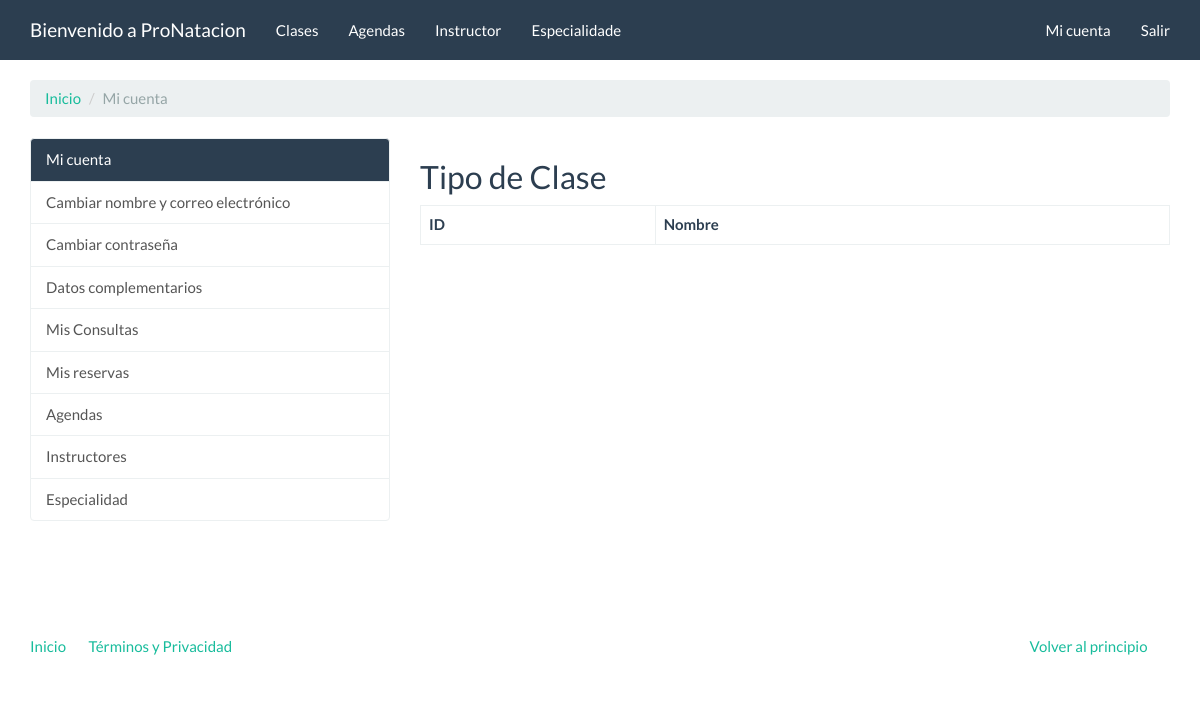
The app's page /instructores/admin/lista/tipo-de-clase/ (signed in), older data.
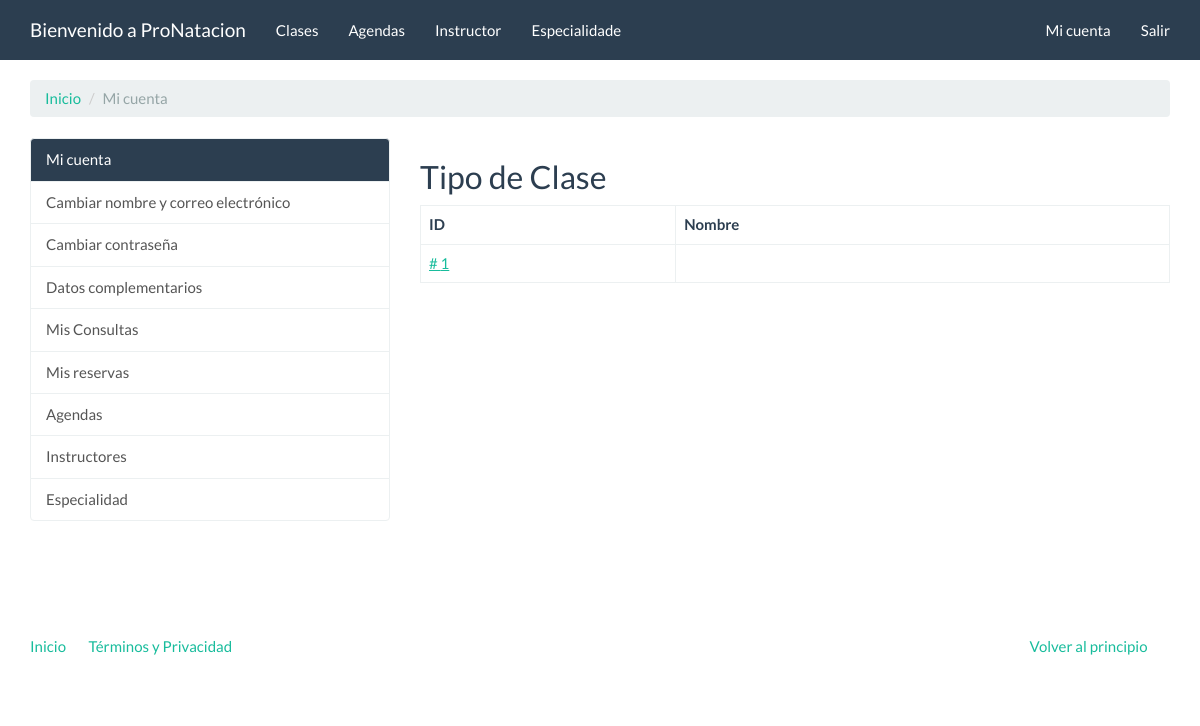
The same page, newer data.
### instructores/models.py (models this page shows, shortened)
class Especialidade(models.Model):
    nombre = models.CharField(verbose_name="Nome", max_length=200)

### instructores/views.py (the view)
class EspecialidadeListView(LoginRequiredMixin, TestMixinIsAdmin, ListView):
    login_url = 'cuentas:login'
    template_name = 'instructores/especialidade_list.html'
    def get_queryset(self):
        return Especialidade.objects.all().order_by('-pk')

### instructores/views.py (called while the page is built)
    def test_func(self):
        is_admin_or_is_staff = self.request.user.is_superuser or \
            self.request.user.is_staff
        return bool(is_admin_or_is_staff)

### templates/instructores/especialidade_list.html (shortened to what this page needs)
{% extends "cuentas/index.html" %}
{% block cuentas_container %}
    <h2>Tipo de Clase</h2>
    <table class="table table-bordered">
        <thead>
            <tr>
                <th>ID</th>
                <th>Nombre</th>
            </tr>
        </thead>
        <tbody>
            {% for especialidade in object_list %}
                <tr>
                    <td>
                        <a href=""># {{ especialidade.pk }}</a>
                    </td>
                    <td>
                    </td>
                </tr>
            {% endfor %}
        </tbody>
    </table>
{% endblock %}

Row changes from the older to the newer data that the page shows:
added Especialidade: pk "1"
